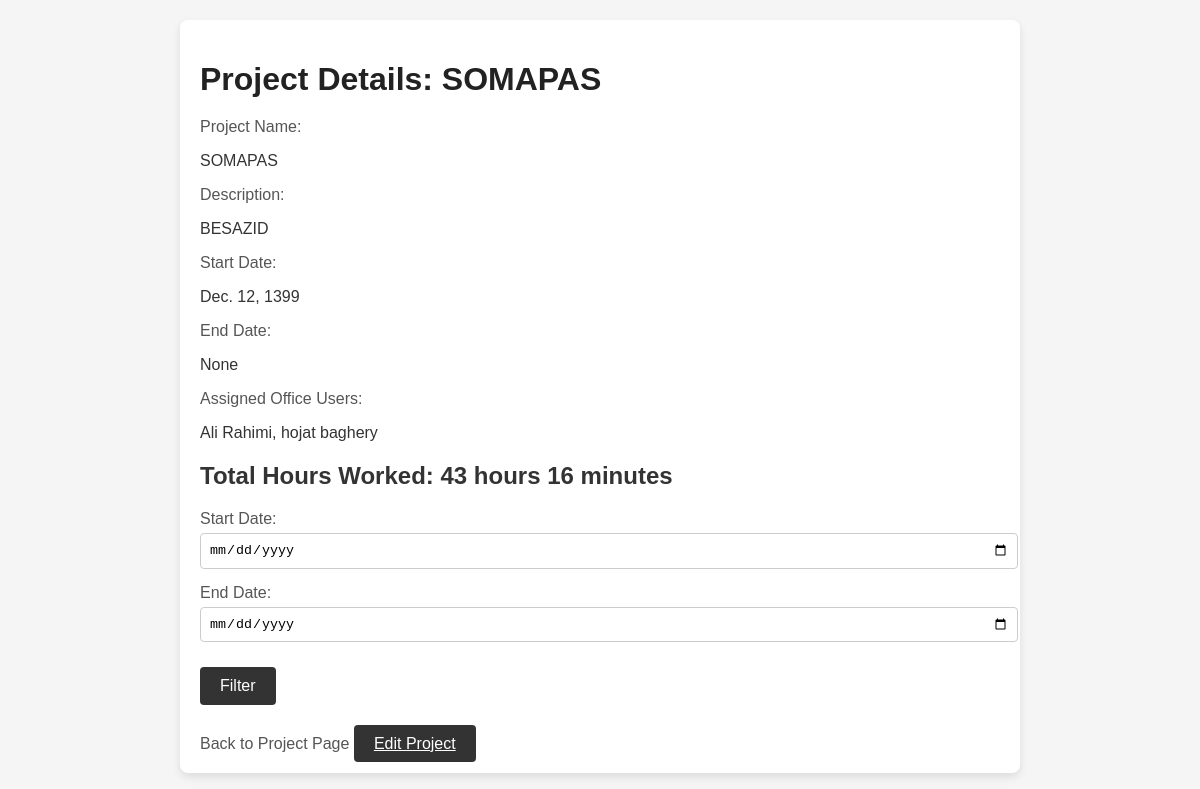
/project/9/ (signed in), run on the app's committed database.
### daftarMain/models.py (models this page shows, shortened)
class Project(models.Model):
    name = models.CharField(max_length=100)
    description = models.TextField(null=True, blank=True)
    start_date = models.DateField()
    end_date = models.DateField(null=True, blank=True)
    assigned_users = models.ManyToManyField(OfficeUser, related_name='projects')

class OfficeUser(models.Model):
    user = models.OneToOneField(User, on_delete=models.CASCADE, null=True, blank=True) # remove null, blank = true
    first_name = models.CharField(max_length=30)
    last_name = models.CharField(max_length=30)
    phone = models.CharField(max_length=15, unique=True)
    home_phone = models.CharField(max_length=15, unique=True, null=True, blank=True)
    birth_date = models.DateField(null=True, blank=True)
    code_meli = models.CharField(max_length=10)
    office_admin = models.ForeignKey(OfficeManager, on_delete=models.CASCADE, null=True, blank=True) # remove null, blank = true
    staff_number = models.CharField(max_length=20, unique=True, null=True, blank=True)
    staff_pic = models.ImageField(upload_to='staff_pics/', null=True, blank=True)
    address = models.TextField(null=True, blank=True)
    def __str__(self):
        return f"{self.first_name} {self.last_name}"

### daftarMain/views.py (the view)
# urls.py: path('project/<int:project_id>/', views.detail_project, name='detail_project'),
@login_required
def detail_project(request, project_id):
    project = get_object_or_404(Project, id=project_id)
    start_date = request.GET.get('start_date')
    end_date = request.GET.get('end_date')
    if start_date:
        start_date = timezone.datetime.strptime(start_date, '%Y-%m-%d').date()
    if end_date:
        end_date = timezone.datetime.strptime(end_date, '%Y-%m-%d').date()
    total_hours = calculate_project_hours(project, start_date, end_date)
    total_hours_int = int(total_hours)  # Extract the full hours part
    total_minutes = int((total_hours - total_hours_int) * 60)  # Convert fractional hours to minutes
    context = {
        'project': project,
        'total_hours_int': total_hours_int,
        'total_minutes': total_minutes,
        'start_date': start_date,
        'end_date': end_date,
    }
    return render(request, 'detail_project.html', context)

### daftarMain/views.py (called while the page is built)
def calculate_project_hours(project, start_date=None, end_date=None):
    if start_date is None:
        start_date = timezone.datetime.min.date()
    if end_date is None:
        end_date = timezone.now().date()
    time_logs = ProjectTimeLog.objects.filter(
        project=project,
        log_date__range=(start_date, end_date)
    )
    total_hours = sum(log.hours_spent for log in time_logs)
    return total_hours

### daftarMain/templates/detail_project.html (shortened to what this page needs)
<!DOCTYPE html>
<html lang="en">
<head>
</head>
<body>
    <div class="container">
        <h1>Project Details: {{ project.name }}</h1>
        <div class="form-group">
            <label for="id_name">Project Name:</label>
            <p>{{ project.name }}</p>
        </div>
        <div class="form-group">
            <label for="id_description">Description:</label>
            <p>{{ project.description }}</p>
        </div>
        <div class="form-group">
            <label for="id_start_date">Start Date:</label>
            <p>{{ project.start_date }}</p>
        </div>
        <div class="form-group">
            <label for="id_end_date">End Date:</label>
            <p>{{ project.end_date }}</p>
        </div>
        <div class="form-group">
            <label for="id_assigned_users">Assigned Office Users:</label>
            <p>{{ project.assigned_users.all|join:", " }}</p>
        </div>
        <h2>Total Hours Worked: {{ total_hours_int }} hours {{ total_minutes }} minutes</h2>
        <form method="GET" action="">
            <div class="form-group">
                <label for="start_date">Start Date:</label>
                <input type="date" id="start_date" name="start_date" value="{{ start_date }}">
            </div>
            <div class="form-group">
                <label for="end_date">End Date:</label>
                <input type="date" id="end_date" name="end_date" value="{{ end_date }}">
            </div>
            <button type="submit" class="button">Filter</button>
        </form>
        <a href="{% url 'project_page' %}" class="back-link">Back to Project Page</a>
        <a href="{% url 'edit_project' project.id %}" class="button">Edit Project</a>
    </div>
</body>
</html>

### daftarMain/templates/detail_project.html (style rules this page uses)
body { font-family: Arial, sans-serif; margin: 20px; background-color: #f5f5f5; color: #333; }
.container { background: #fff; border-radius: 8px; box-shadow: 0 4px 8px rgba(0, 0, 0, 0.1); padding: 20px; max-width: 800px; margin: auto; }
h1 { color: #222; margin-bottom: 20px; }
.form-group { margin-bottom: 15px; }
.form-group label { display: block; margin-bottom: 5px; color: #555; }
.form-group input, .form-group textarea { width: 100%; padding: 8px; border: 1px solid #ccc; border-radius: 4px; }
.button { padding: 10px 20px; margin: 10px 0; border: none; border-radius: 4px; background-color: #333; color: #fff; font-size: 16px; cursor: pointer; }
.back-link { display: inline-block; margin-top: 20px; text-decoration: none; color: #555; font-size: 16px; }

### data on the page
Project: name "SOMAPAS", description "BESAZID", start_date "Dec. 12, 1399", end_date "None", assigned_users.all "Ali Rahimi, hojat baghery"

### other printed values
{{ total_hours_int }} "43"
{{ total_minutes }} "16"
